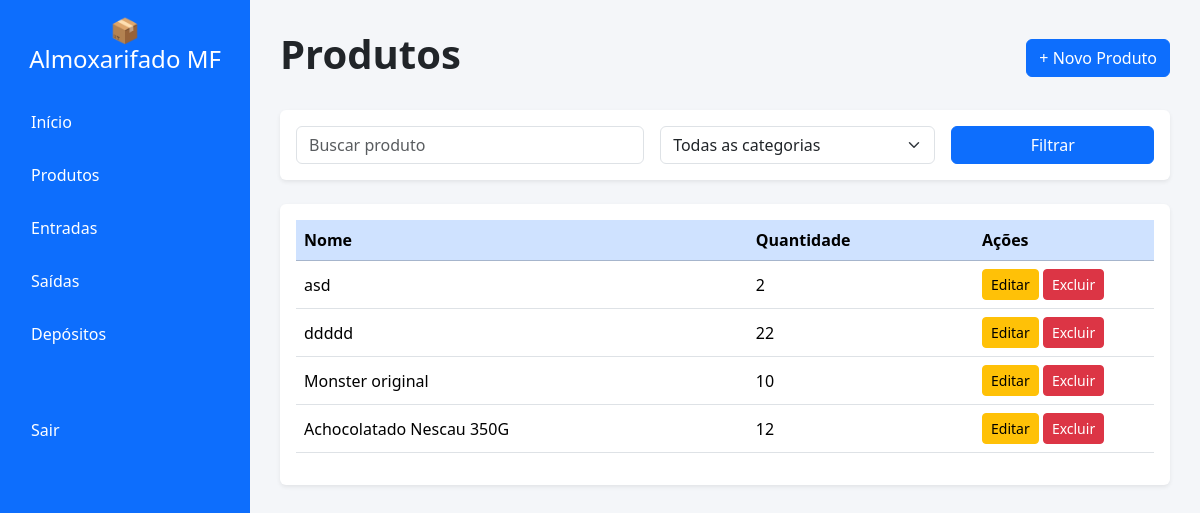
/produtos/, run on the app's committed database.
### estoque/models.py (models this page shows, shortened)
class Produto(models.Model):
    nome = models.CharField(max_length=100)
    descricao = models.TextField(blank=True)
    quantidade = models.IntegerField(default=0)
    categoria = models.ForeignKey(Categoria, on_delete=models.CASCADE)

### estoque/views.py (the view)
# urls.py: path("produtos/", views.produtos, name="produtos"),
def produtos(request):
    produtos = Produto.objects.all()
    return render(request, 'produtos.html', {'produtos': produtos})

### estoque/templates/produtos.html (shortened to what this page needs)
{% extends 'base.html' %}
{% block content %}
<div class="d-flex justify-content-between align-items-center mb-4">
    <h1 class="fw-bold">
        Produtos
    </h1>
    <a href="{% url 'cadastrar_produto' %}" class="btn btn-primary">
        + Novo Produto
    </a>
</div>
<div class="card border-0 shadow-sm mb-4">
    <div class="card-body">
        <form method="GET">
            <div class="row g-3">
                <div class="col-md-5">
                    <input type="text" name="nome" class="form-control"
                    placeholder="Buscar produto">
                </div>
                <div class="col-md-4">
                    <select name="categoria" class="form-select">
                        <option value="">
                            Todas as categorias
                        </option>
                    </select>
                </div>
                <div class="col-md-3">
                    <button type="submit" class="btn btn-primary w-100">
                        Filtrar
                    </button>
                </div>
            </div>
        </form>
    </div>
</div>
<div class="card border-0 shadow-sm">
    <div class="card-body">
        <table class="table table-hover align-middle">
            <thead class="table-primary">
                <tr>
                    <th>Nome</th>
                    <th>Quantidade</th>
                    <th width="180">Ações</th>
                </tr>
            </thead>
            <tbody>
                {% for produto in produtos %}
                <tr>
                    <td>{{ produto.nome }}</td>
                    <td>{{ produto.quantidade }}</td>
                    <td>
                        <button class="btn btn-warning btn-sm">
                            Editar
                        </button>
                        <button class="btn btn-danger btn-sm">
                            Excluir
                        </button>
                    </td>
                </tr>
                {% empty %}
                <tr>
                    <td colspan="3" class="text-center text-muted">
                        Nenhum produto cadastrado.
                    </td>
                </tr>
                {% endfor %}
            </tbody>
        </table>
    </div>
</div>
{% endblock %}

### estoque/templates/base.html (style rules this page uses)
body { background:#f4f6f9; }

### data on the page
Produto: nome "asd", quantidade "2"
Produto: nome "ddddd", quantidade "22"
Produto: nome "Monster original", quantidade "10"
Produto: nome "Achocolatado Nescau 350G", quantidade "12"
